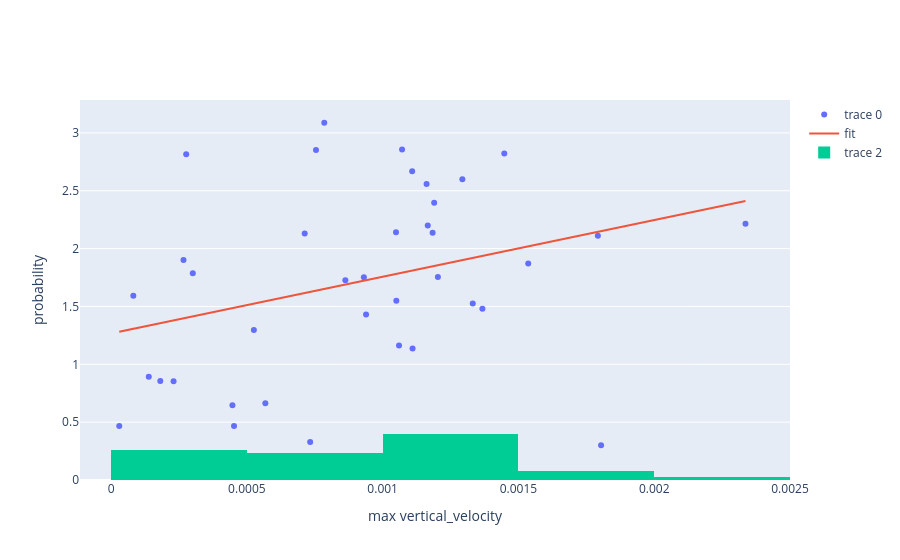

Notebook cell for this chart:
### Code cell
from scipy import stats

# Initialize lists for storing results
maxs = []
maxenv = []
maxst = []
maxenvt = []
label = []
g_ID = []

# peaks array already contains all envelope peaks
peak_times = merged.iloc[peaks]['time']

for id in merged['labelid'].unique():
    if pd.notnull(id):
        # Get the slice for this gesture
        indices = merged[merged['labelid'] == id].index
        slicemerged = merged.loc[indices]
        
        # Find the vertical_velocity peak time for this gesture
        vertical_velocity_peak_time = slicemerged.loc[slicemerged['vertical_velocity'].idxmax(), 'time']
        
        # Find the closest envelope peak from all peaks
        closest_peak_idx = peaks[np.argmin(np.abs(peak_times - vertical_velocity_peak_time))]
        
        # Store the results
        maxs.append(slicemerged['vertical_velocity'].max())
        maxst.append(vertical_velocity_peak_time)
        maxenv.append(merged.loc[closest_peak_idx, 'env'])
        maxenvt.append(merged.loc[closest_peak_idx, 'time'])
        label.append(slicemerged['label'].unique()[0])
        g_ID.append("gestureID_"+str(slicemerged['labelid'].unique()[0]))

# Create DataFrame with results
mag_D = pd.DataFrame({
    'maxs': maxs,
    'maxenv': maxenv,
    'maxst': maxst,
    'maxenvt': maxenvt,
    'label': label,
    'g_ID': g_ID
})
mag_D['synchrony'] = mag_D['maxst'] - mag_D['maxenvt']

# Plot the relationship between vertical_velocity and env
    #make two panel figure
fig = go.Figure()
fig.add_trace(go.Scatter(x=mag_D['maxs'], y=mag_D['maxenv'], 
                        mode='markers', text=mag_D['label']))
fig.update_xaxes(title_text='max vertical_velocity')
fig.update_yaxes(title_text='max env')
# add labelid as text when hovering
fig.update_traces(text=mag_D['g_ID'])

# Add linear regression slope
m, b = np.polyfit(mag_D['maxs'], mag_D['maxenv'], 1)
fig.add_trace(go.Scatter(x=mag_D['maxs'], 
                        y=m * mag_D['maxs'] + b, 
                        mode='lines', name='fit'))
# plot the distribution of the vertical_velocity peaks observed
fig.add_trace(go.Histogram(x=mag_D['maxs'], histnorm='probability'))
fig.update_xaxes(title_text='max vertical_velocity')
fig.update_yaxes(title_text='probability')
fig.show()

# Print the correlation and p-value
corr, p = stats.pearsonr(mag_D['maxs'], mag_D['maxenv'])
print('Pearsons correlation: %.3f' % corr)
print('p-value: %.3f' % p)

### Figure 1 — Plotly figure (JSON) as saved in the notebook; plotly's stock layout.template omitted (floating-point values rounded to 4 significant figures)
{"data": [{"mode": "markers", "text": ["gestureID_1.0", "gestureID_2.0", "gestureID_3.0", "gestureID_4.0", "gestureID_5.0", "gestureID_6.0", "gestureID_7.0", "gestureID_8.0", "gestureID_9.0", "gestureID_10.0", "gestureID_11.0", "gestureID_12.0", "gestureID_13.0", "gestureID_14.0", "gestureID_15.0", "gestureID_16.0", "gestureID_17.0", "gestureID_18.0", "gestureID_19.0", "gestureID_20.0", "gestureID_21.0", "gestureID_22.0", "gestureID_23.0", "gestureID_24.0", "gestureID_25.0", "gestureID_26.0", "gestureID_27.0", "gestureID_28.0", "gestureID_29.0", "gestureID_30.0", "gestureID_31.0", "gestureID_32.0", "gestureID_33.0", "gestureID_34.0", "gestureID_35.0", "gestureID_36.0", "gestureID_37.0", "gestureID_38.0"], "type": "scatter", "x": [8.195e-05, 0.0009389, 0.001536, 0.001332, 0.0004469, 0.001166, 0.0002668, 0.0001812, 0.0003009, 0.001367, 0.0007546, 0.0007331, 0.001109, 0.001294, 0.00119, 0.000713, 0.0002302, 0.001448, 0.0009309, 0.0007851, 0.0002767, 0.0005258, 0.0004527, 3.013e-05, 0.00106, 0.00105, 0.0005682, 0.001184, 0.001804, 0.0008627, 0.001049, 0.001162, 0.0001389, 0.001792, 0.001072, 0.001203, 0.002336, 0.00111], "y": [1.593, 1.431, 1.871, 1.526, 0.6465, 2.201, 1.901, 0.8551, 1.786, 1.481, 2.851, 0.328, 2.668, 2.6, 2.397, 2.13, 0.8529, 2.823, 1.753, 3.088, 2.815, 1.297, 0.4678, 0.4663, 1.163, 1.55, 0.6626, 2.138, 0.3011, 1.727, 2.142, 2.558, 0.893, 2.111, 2.857, 1.756, 2.216, 1.137]}, {"mode": "lines", "name": "fit", "type": "scatter", "x": [8.195e-05, 0.0009389, 0.001536, 0.001332, 0.0004469, 0.001166, 0.0002668, 0.0001812, 0.0003009, 0.001367, 0.0007546, 0.0007331, 0.001109, 0.001294, 0.00119, 0.000713, 0.0002302, 0.001448, 0.0009309, 0.0007851, 0.0002767, 0.0005258, 0.0004527, 3.013e-05, 0.00106, 0.00105, 0.0005682, 0.001184, 0.001804, 0.0008627, 0.001049, 0.001162, 0.0001389, 0.001792, 0.001072, 0.001203, 0.002336, 0.00111], "y": [1.307, 1.727, 2.019, 1.919, 1.486, 1.838, 1.398, 1.356, 1.415, 1.937, 1.637, 1.626, 1.81, 1.901, 1.85, 1.616, 1.38, 1.976, 1.723, 1.652, 1.403, 1.525, 1.489, 1.282, 1.786, 1.782, 1.545, 1.847, 2.151, 1.69, 1.781, 1.836, 1.335, 2.145, 1.792, 1.856, 2.411, 1.811]}, {"histnorm": "probability", "type": "histogram", "x": [8.195e-05, 0.0009389, 0.001536, 0.001332, 0.0004469, 0.001166, 0.0002668, 0.0001812, 0.0003009, 0.001367, 0.0007546, 0.0007331, 0.001109, 0.001294, 0.00119, 0.000713, 0.0002302, 0.001448, 0.0009309, 0.0007851, 0.0002767, 0.0005258, 0.0004527, 3.013e-05, 0.00106, 0.00105, 0.0005682, 0.001184, 0.001804, 0.0008627, 0.001049, 0.001162, 0.0001389, 0.001792, 0.001072, 0.001203, 0.002336, 0.00111]}], "layout": {"xaxis": {"title": {"text": "max vertical_velocity"}}, "yaxis": {"title": {"text": "probability"}}}}
